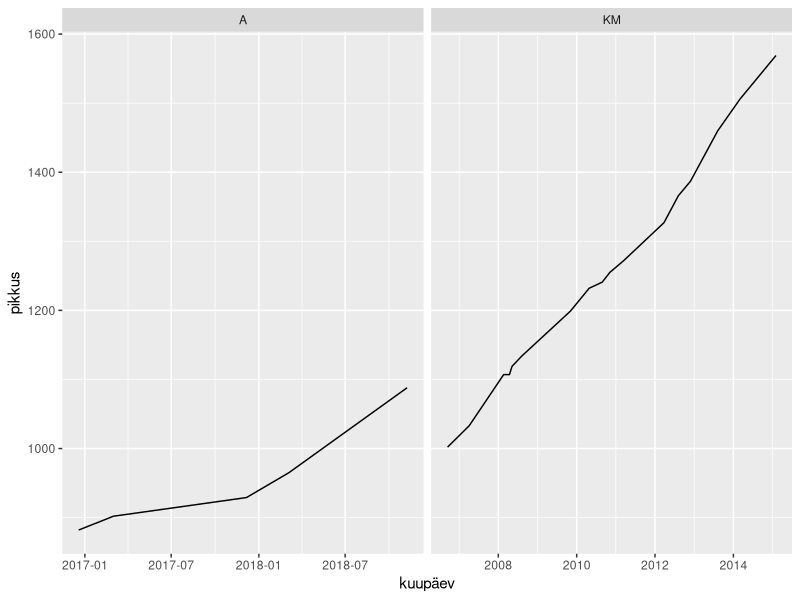
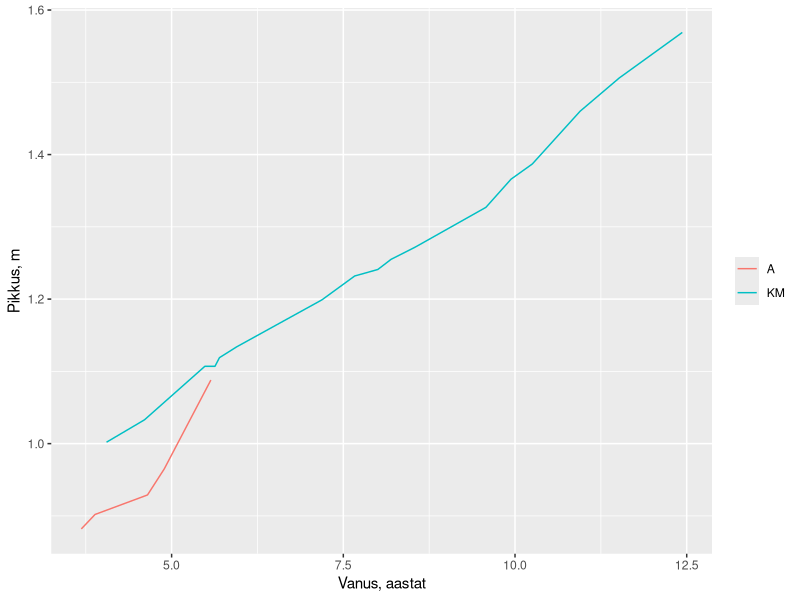

Reproduce these figures in R, in order.
library(tidyverse)
library(here)
library(lubridate)

pikkused <- read_csv(here::here("pikkused.csv"), 
                     col_types = cols(kuupäev = col_date(format = "%d-%m-%Y")))

pikkused %>% 
  ggplot() +
  geom_line(aes(kuupäev, pikkus)) +
  facet_wrap(~laps, scales = "free_x")

pikkused <- pikkused %>% 
  mutate(vanus = case_when(
    laps == "KM" ~ interval(dmy("27-08-2002"), kuupäev) / years(1),
    laps == "A" ~ interval(dmy("13-04-2013"), kuupäev)  / dyears(1)
  ))

pikkused %>% 
  ggplot() +
  geom_line(aes(vanus, pikkus / 1000, color = laps)) +
  labs(y = "Pikkus, m", x = "Vanus, aastat") +
  theme(legend.title = element_blank())
